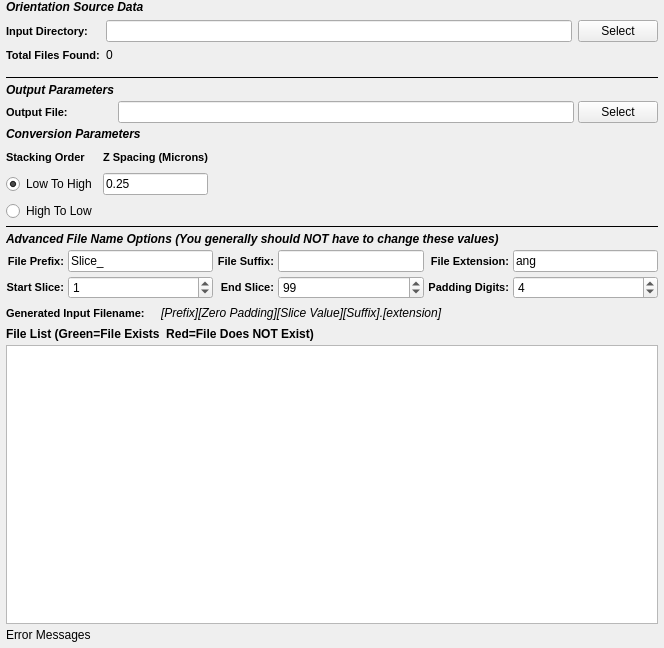
<?xml version="1.0" encoding="UTF-8"?>
<ui version="4.0">
 <class>ImagesToMM3DWidget</class>
 <widget class="QWidget" name="ImagesToMM3DWidget">
  <property name="geometry">
   <rect>
    <x>0</x>
    <y>0</y>
    <width>664</width>
    <height>648</height>
   </rect>
  </property>
  <layout class="QGridLayout" name="gridLayout_3">
   <property name="leftMargin">
    <number>6</number>
   </property>
   <property name="topMargin">
    <number>0</number>
   </property>
   <property name="rightMargin">
    <number>6</number>
   </property>
   <property name="bottomMargin">
    <number>6</number>
   </property>
   <property name="spacing">
    <number>4</number>
   </property>
   <item row="5" column="0">
    <widget class="Line" name="line_9">
     <property name="frameShadow">
      <enum>QFrame::Plain</enum>
     </property>
     <property name="orientation">
      <enum>Qt::Horizontal</enum>
     </property>
    </widget>
   </item>
   <item row="6" column="0">
    <widget class="QLabel" name="label_58">
     <property name="styleSheet">
      <string notr="true">QLabel 
{
	font-style: italic;font-weight: bold;
font-size: 12px;
}</string>
     </property>
     <property name="text">
      <string>Advanced File Name Options (You generally should NOT have to change these values)</string>
     </property>
    </widget>
   </item>
   <item row="7" column="0">
    <layout class="QGridLayout" name="gridLayout_20">
     <item row="1" column="0">
      <widget class="QLabel" name="label_50">
       <property name="styleSheet">
        <string notr="true">QLabel {
font-weight: bold;
font-size: 11px;
}</string>
       </property>
       <property name="text">
        <string>Start Slice:</string>
       </property>
       <property name="alignment">
        <set>Qt::AlignRight|Qt::AlignTrailing|Qt::AlignVCenter</set>
       </property>
      </widget>
     </item>
     <item row="1" column="1">
      <widget class="QSpinBox" name="m_ZStartIndex">
       <property name="minimumSize">
        <size>
         <width>75</width>
         <height>0</height>
        </size>
       </property>
       <property name="toolTip">
        <string>Which file index to start the import at.</string>
       </property>
       <property name="maximum">
        <number>1000000</number>
       </property>
       <property name="value">
        <number>1</number>
       </property>
      </widget>
     </item>
     <item row="1" column="2">
      <widget class="QLabel" name="label_51">
       <property name="styleSheet">
        <string notr="true">QLabel {
font-weight: bold;
font-size: 11px;
}</string>
       </property>
       <property name="text">
        <string>End Slice:</string>
       </property>
       <property name="alignment">
        <set>Qt::AlignRight|Qt::AlignTrailing|Qt::AlignVCenter</set>
       </property>
      </widget>
     </item>
     <item row="1" column="3">
      <widget class="QSpinBox" name="m_ZEndIndex">
       <property name="minimumSize">
        <size>
         <width>75</width>
         <height>0</height>
        </size>
       </property>
       <property name="toolTip">
        <string>The file index to stop the import at. (Inclusive)</string>
       </property>
       <property name="maximum">
        <number>1000000</number>
       </property>
       <property name="value">
        <number>99</number>
       </property>
      </widget>
     </item>
     <item row="1" column="4">
      <widget class="QLabel" name="label_21">
       <property name="styleSheet">
        <string notr="true">QLabel {
font-weight: bold;
font-size: 11px;
}</string>
       </property>
       <property name="text">
        <string>Padding Digits:</string>
       </property>
       <property name="alignment">
        <set>Qt::AlignRight|Qt::AlignTrailing|Qt::AlignVCenter</set>
       </property>
      </widget>
     </item>
     <item row="1" column="5">
      <widget class="QSpinBox" name="m_TotalDigits">
       <property name="toolTip">
        <string>The number of digits to allow for the slice index.</string>
       </property>
       <property name="value">
        <number>4</number>
       </property>
      </widget>
     </item>
     <item row="0" column="0">
      <widget class="QLabel" name="label_32">
       <property name="styleSheet">
        <string notr="true">QLabel {
font-weight: bold;
font-size: 11px;
}</string>
       </property>
       <property name="text">
        <string>File Prefix:</string>
       </property>
       <property name="alignment">
        <set>Qt::AlignRight|Qt::AlignTrailing|Qt::AlignVCenter</set>
       </property>
      </widget>
     </item>
     <item row="0" column="1">
      <widget class="QLineEdit" name="m_FilePrefix">
       <property name="toolTip">
        <string>The front part of the input file name</string>
       </property>
       <property name="text">
        <string>Slice_</string>
       </property>
      </widget>
     </item>
     <item row="0" column="2">
      <widget class="QLabel" name="label_13">
       <property name="styleSheet">
        <string notr="true">QLabel {
font-weight: bold;
font-size: 11px;
}</string>
       </property>
       <property name="text">
        <string>File Suffix:</string>
       </property>
       <property name="alignment">
        <set>Qt::AlignRight|Qt::AlignTrailing|Qt::AlignVCenter</set>
       </property>
      </widget>
     </item>
     <item row="0" column="3">
      <widget class="QLineEdit" name="m_FileSuffix">
       <property name="toolTip">
        <string>The part of the filename that comes AFTER the slice index</string>
       </property>
      </widget>
     </item>
     <item row="0" column="4">
      <widget class="QLabel" name="label_56">
       <property name="styleSheet">
        <string notr="true">QLabel {
font-weight: bold;
font-size: 11px;
}</string>
       </property>
       <property name="text">
        <string>File Extension:</string>
       </property>
       <property name="alignment">
        <set>Qt::AlignRight|Qt::AlignTrailing|Qt::AlignVCenter</set>
       </property>
      </widget>
     </item>
     <item row="0" column="5">
      <widget class="QLineEdit" name="m_FileExt">
       <property name="toolTip">
        <string>The file extension of the input files</string>
       </property>
       <property name="text">
        <string>ang</string>
       </property>
      </widget>
     </item>
    </layout>
   </item>
   <item row="8" column="0">
    <layout class="QHBoxLayout" name="_6">
     <item>
      <widget class="QLabel" name="label_17">
       <property name="styleSheet">
        <string notr="true">QLabel {
font-weight: bold;
font-size: 11px;
}</string>
       </property>
       <property name="text">
        <string>Generated Input Filename:</string>
       </property>
      </widget>
     </item>
     <item>
      <spacer name="horizontalSpacer_24">
       <property name="orientation">
        <enum>Qt::Horizontal</enum>
       </property>
       <property name="sizeType">
        <enum>QSizePolicy::Fixed</enum>
       </property>
       <property name="sizeHint" stdset="0">
        <size>
         <width>12</width>
         <height>20</height>
        </size>
       </property>
      </spacer>
     </item>
     <item>
      <widget class="QLabel" name="m_GeneratedFileNameExample">
       <property name="font">
        <font>
         <italic>true</italic>
        </font>
       </property>
       <property name="text">
        <string>[Prefix][Zero Padding][Slice Value][Suffix].[extension]</string>
       </property>
      </widget>
     </item>
     <item>
      <spacer name="horizontalSpacer_25">
       <property name="orientation">
        <enum>Qt::Horizontal</enum>
       </property>
       <property name="sizeHint" stdset="0">
        <size>
         <width>40</width>
         <height>20</height>
        </size>
       </property>
      </spacer>
     </item>
    </layout>
   </item>
   <item row="9" column="0">
    <widget class="QLabel" name="label_57">
     <property name="font">
      <font>
       <weight>75</weight>
       <italic>false</italic>
       <bold>true</bold>
      </font>
     </property>
     <property name="text">
      <string>File List (Green=File Exists  Red=File Does NOT Exist)</string>
     </property>
    </widget>
   </item>
   <item row="10" column="0">
    <widget class="QListWidget" name="m_FileListView">
     <property name="sizePolicy">
      <sizepolicy hsizetype="Expanding" vsizetype="MinimumExpanding">
       <horstretch>0</horstretch>
       <verstretch>0</verstretch>
      </sizepolicy>
     </property>
     <property name="toolTip">
      <string>The list of files that will be imported in the order they will be imported into the HDF5 Ebsd File</string>
     </property>
    </widget>
   </item>
   <item row="11" column="0">
    <widget class="QLabel" name="m_ErrorMessage">
     <property name="text">
      <string>Error Messages</string>
     </property>
    </widget>
   </item>
   <item row="2" column="0">
    <layout class="QGridLayout" name="gridLayout_2">
     <property name="topMargin">
      <number>0</number>
     </property>
     <property name="spacing">
      <number>6</number>
     </property>
     <item row="2" column="0">
      <widget class="QLabel" name="label_2">
       <property name="styleSheet">
        <string notr="true">QLabel {
font-weight: bold;
font-size: 11px;
}</string>
       </property>
       <property name="text">
        <string>Stacking Order</string>
       </property>
      </widget>
     </item>
     <item row="3" column="0">
      <widget class="QRadioButton" name="m_StackLowToHigh">
       <property name="text">
        <string>Low To High</string>
       </property>
       <property name="checked">
        <bool>true</bool>
       </property>
      </widget>
     </item>
     <item row="4" column="0">
      <widget class="QRadioButton" name="m_StackHighToLow">
       <property name="text">
        <string>High To Low</string>
       </property>
      </widget>
     </item>
     <item row="2" column="1">
      <widget class="QLabel" name="label_4">
       <property name="styleSheet">
        <string notr="true">QLabel {
font-weight: bold;
font-size: 11px;
}</string>
       </property>
       <property name="text">
        <string>Z Spacing (Microns)</string>
       </property>
      </widget>
     </item>
     <item row="3" column="1">
      <widget class="QLineEdit" name="m_zSpacing">
       <property name="sizePolicy">
        <sizepolicy hsizetype="Ignored" vsizetype="Preferred">
         <horstretch>0</horstretch>
         <verstretch>0</verstretch>
        </sizepolicy>
       </property>
       <property name="toolTip">
        <string>The spacing between each layer.</string>
       </property>
       <property name="text">
        <string>0.25</string>
       </property>
      </widget>
     </item>
     <item row="1" column="0" colspan="3">
      <widget class="QLabel" name="label_6">
       <property name="styleSheet">
        <string notr="true">QLabel 
{
font-style: italic;
font-weight: bold;
font-size: 12px;
}</string>
       </property>
       <property name="text">
        <string>Conversion Parameters</string>
       </property>
      </widget>
     </item>
     <item row="2" column="3">
      <spacer name="horizontalSpacer">
       <property name="orientation">
        <enum>Qt::Horizontal</enum>
       </property>
       <property name="sizeHint" stdset="0">
        <size>
         <width>40</width>
         <height>20</height>
        </size>
       </property>
      </spacer>
     </item>
    </layout>
   </item>
   <item row="0" column="0">
    <layout class="QGridLayout" name="widgetLayout">
     <property name="topMargin">
      <number>0</number>
     </property>
     <property name="bottomMargin">
      <number>0</number>
     </property>
     <property name="spacing">
      <number>6</number>
     </property>
     <item row="0" column="0" colspan="3">
      <widget class="QLabel" name="label_5">
       <property name="styleSheet">
        <string notr="true">QLabel 
{
	font-style: italic;font-weight: bold;
font-size: 12px;
}</string>
       </property>
       <property name="text">
        <string>Orientation Source Data</string>
       </property>
      </widget>
     </item>
     <item row="1" column="0">
      <widget class="QLabel" name="label_29">
       <property name="toolTip">
        <string>The directory that contains the .ang or .ctf files</string>
       </property>
       <property name="styleSheet">
        <string notr="true">QLabel {
font-weight: bold;
font-size: 11px;
}</string>
       </property>
       <property name="text">
        <string>Input Directory:</string>
       </property>
      </widget>
     </item>
     <item row="1" column="1">
      <widget class="QFSDropLineEdit" name="m_InputDir"/>
     </item>
     <item row="1" column="2">
      <widget class="QPushButton" name="m_InputDirBtn">
       <property name="text">
        <string>Select</string>
       </property>
      </widget>
     </item>
     <item row="2" column="0">
      <widget class="QLabel" name="label_47">
       <property name="styleSheet">
        <string notr="true">QLabel {
font-weight: bold;
font-size: 11px;
}</string>
       </property>
       <property name="text">
        <string>Total Files Found:</string>
       </property>
      </widget>
     </item>
     <item row="2" column="1">
      <widget class="QLabel" name="m_TotalSlices">
       <property name="text">
        <string>0</string>
       </property>
      </widget>
     </item>
    </layout>
   </item>
   <item row="1" column="0">
    <layout class="QGridLayout" name="gridLayout_4">
     <property name="topMargin">
      <number>10</number>
     </property>
     <item row="1" column="0">
      <widget class="QLabel" name="label_7">
       <property name="styleSheet">
        <string notr="true">QLabel 
{
	font-style: italic;font-weight: bold;
font-size: 12px;
}</string>
       </property>
       <property name="text">
        <string>Output Parameters</string>
       </property>
      </widget>
     </item>
     <item row="2" column="0">
      <widget class="QLabel" name="label_53">
       <property name="styleSheet">
        <string>QLabel {
font-weight: bold;
font-size: 11px;
}</string>
       </property>
       <property name="text">
        <string>Output File:</string>
       </property>
      </widget>
     </item>
     <item row="2" column="1">
      <widget class="QFSDropLineEdit" name="m_OutputFile">
       <property name="toolTip">
        <string>The absolute path to the output file</string>
       </property>
      </widget>
     </item>
     <item row="2" column="2">
      <widget class="QPushButton" name="m_OutputFileBtn">
       <property name="text">
        <string>Select</string>
       </property>
      </widget>
     </item>
     <item row="0" column="0" colspan="3">
      <widget class="Line" name="line_8">
       <property name="frameShadow">
        <enum>QFrame::Plain</enum>
       </property>
       <property name="orientation">
        <enum>Qt::Horizontal</enum>
       </property>
      </widget>
     </item>
    </layout>
   </item>
  </layout>
 </widget>
 <customwidgets>
  <customwidget>
   <class>QFSDropLineEdit</class>
   <extends>QLineEdit</extends>
   <header location="global">QFSDropLineEdit.h</header>
  </customwidget>
 </customwidgets>
 <tabstops>
  <tabstop>m_InputDir</tabstop>
  <tabstop>m_InputDirBtn</tabstop>
  <tabstop>m_OutputFile</tabstop>
  <tabstop>m_OutputFileBtn</tabstop>
  <tabstop>m_StackLowToHigh</tabstop>
  <tabstop>m_StackHighToLow</tabstop>
  <tabstop>m_zSpacing</tabstop>
  <tabstop>m_FilePrefix</tabstop>
  <tabstop>m_FileSuffix</tabstop>
  <tabstop>m_FileExt</tabstop>
  <tabstop>m_ZStartIndex</tabstop>
  <tabstop>m_ZEndIndex</tabstop>
  <tabstop>m_TotalDigits</tabstop>
  <tabstop>m_FileListView</tabstop>
 </tabstops>
 <resources/>
 <connections/>
</ui>
